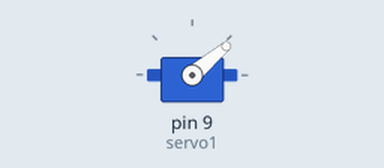
The sketch below on a simulated Arduino Uno, built with avr-gcc and run on an emulated ATmega328P. On the bench: servo.

Above: at 0.05 s.
At 6.0 s:
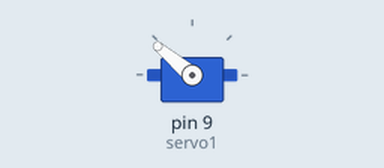
Timing chart, 0 to 7.8 s (numbered marks = the images above):
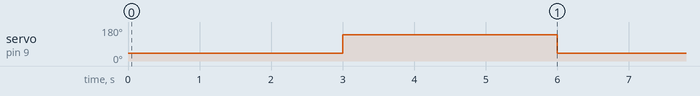

The sketch:

Servo_Sweep.ino
```cpp
#include <Servo.h>
Servo servo1;

void setup() {
//Serial.begin(9600);
servo1.attach(9);

}

void loop() {


servo1.write(40);
delay (3000);

servo1.write(140);
delay(3000);

}
```

Measured:
- by itself, servo on pin 9 (servo1): alternates 140° for 3.0 s and 40° for 3.0 s
